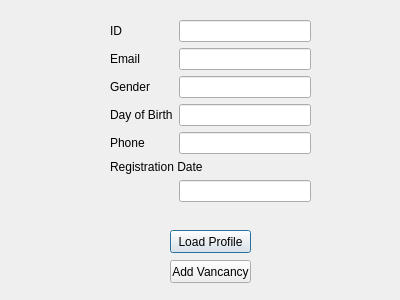
<?xml version="1.0" encoding="UTF-8"?>
<ui version="4.0">
 <class>recruiterprofile</class>
 <widget class="QDialog" name="recruiterprofile">
  <property name="geometry">
   <rect>
    <x>0</x>
    <y>0</y>
    <width>400</width>
    <height>300</height>
   </rect>
  </property>
  <property name="windowTitle">
   <string>Dialog</string>
  </property>
  <widget class="QPushButton" name="pushButton_loadprof">
   <property name="geometry">
    <rect>
     <x>170</x>
     <y>230</y>
     <width>81</width>
     <height>23</height>
    </rect>
   </property>
   <property name="text">
    <string>Load Profile</string>
   </property>
  </widget>
  <widget class="QPushButton" name="pushButton_addVancancy">
   <property name="geometry">
    <rect>
     <x>170</x>
     <y>260</y>
     <width>81</width>
     <height>23</height>
    </rect>
   </property>
   <property name="text">
    <string>Add Vancancy</string>
   </property>
  </widget>
  <widget class="QWidget" name="">
   <property name="geometry">
    <rect>
     <x>110</x>
     <y>20</y>
     <width>201</width>
     <height>214</height>
    </rect>
   </property>
   <layout class="QFormLayout" name="formLayout">
    <item row="0" column="0">
     <widget class="QLabel" name="label">
      <property name="text">
       <string>ID</string>
      </property>
     </widget>
    </item>
    <item row="0" column="1">
     <widget class="QLineEdit" name="lineEdit_id"/>
    </item>
    <item row="2" column="0">
     <widget class="QLabel" name="label_2">
      <property name="text">
       <string>Email</string>
      </property>
     </widget>
    </item>
    <item row="2" column="1">
     <widget class="QLineEdit" name="lineEdit_email"/>
    </item>
    <item row="4" column="0">
     <widget class="QLabel" name="label_3">
      <property name="text">
       <string>Gender</string>
      </property>
     </widget>
    </item>
    <item row="4" column="1">
     <widget class="QLineEdit" name="lineEdit_gender"/>
    </item>
    <item row="6" column="0">
     <widget class="QLabel" name="label_4">
      <property name="text">
       <string>Day of Birth</string>
      </property>
     </widget>
    </item>
    <item row="8" column="0">
     <widget class="QLabel" name="label_5">
      <property name="text">
       <string>Phone</string>
      </property>
     </widget>
    </item>
    <item row="8" column="1">
     <widget class="QLineEdit" name="lineEdit_phone"/>
    </item>
    <item row="10" column="0" colspan="2">
     <widget class="QLabel" name="label_6">
      <property name="text">
       <string>Registration Date</string>
      </property>
     </widget>
    </item>
    <item row="11" column="1">
     <widget class="QLineEdit" name="lineEdit_regdate"/>
    </item>
    <item row="6" column="1">
     <widget class="QLineEdit" name="lineEdit_dob"/>
    </item>
   </layout>
  </widget>
 </widget>
 <resources/>
 <connections/>
</ui>
